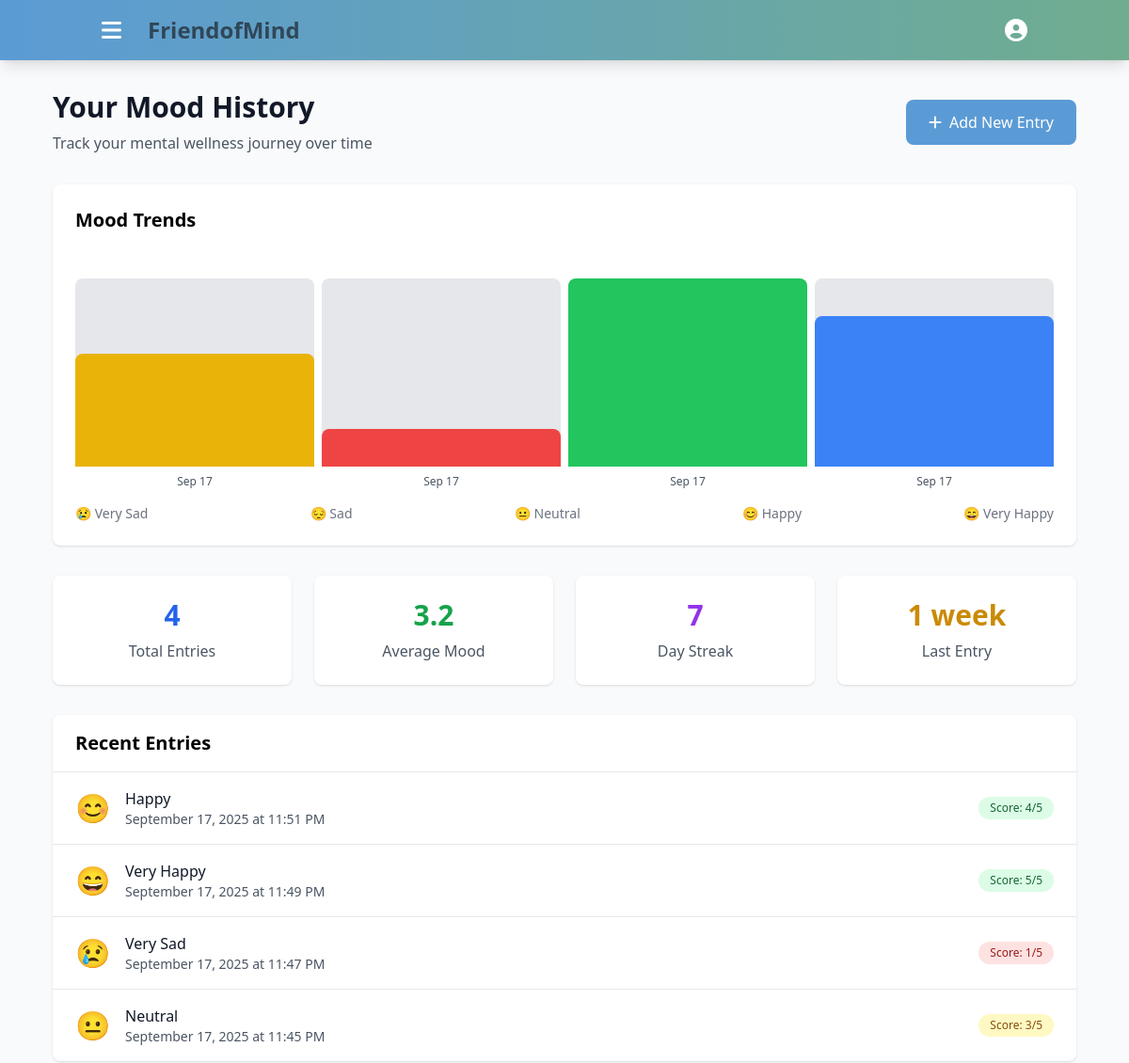
The page /mood/history/ (signed in, upper part) on the database as committed earlier.
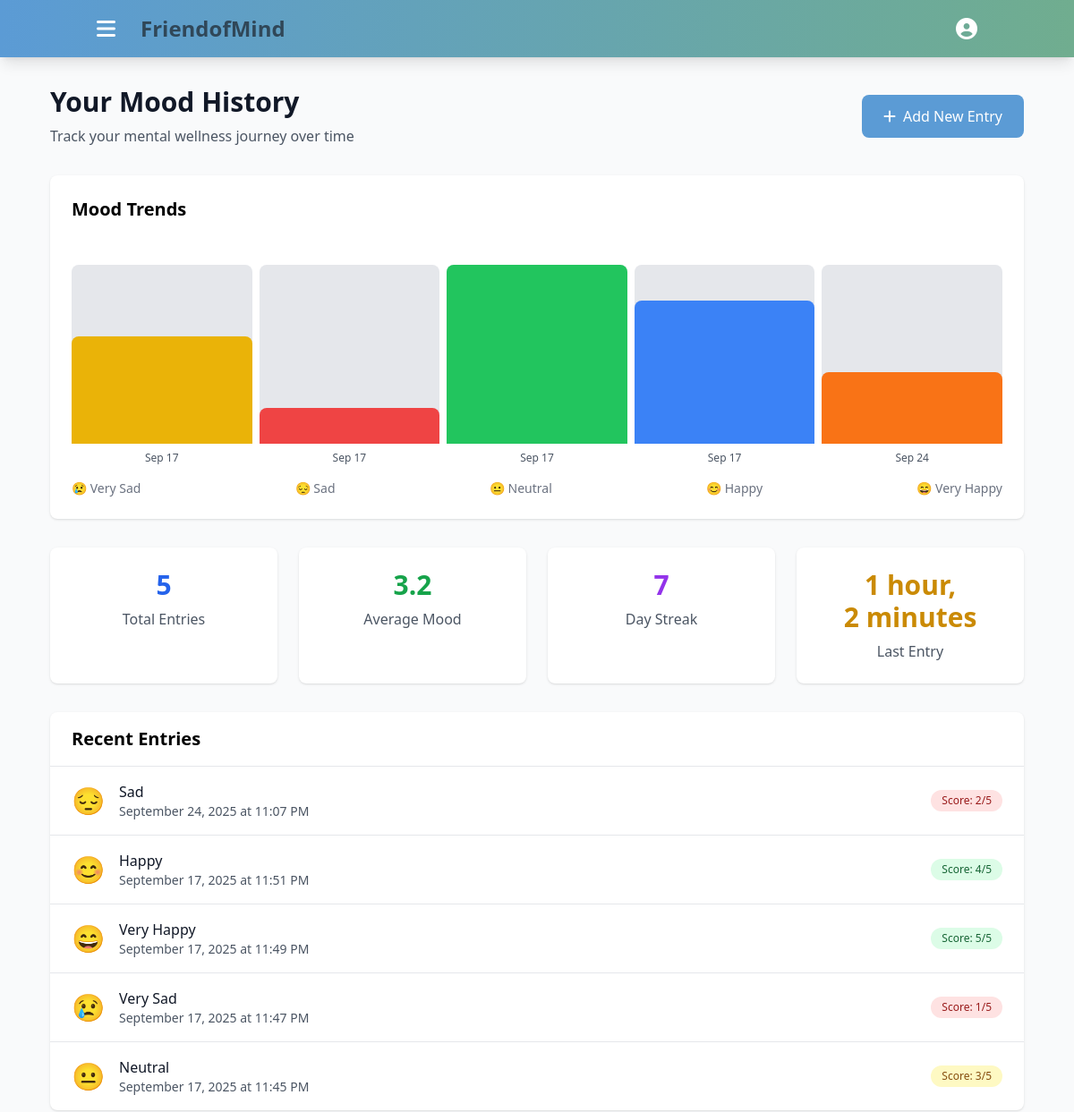
The same page on the database as committed later.
### core/models.py (models this page shows, shortened)
class MoodEntry(models.Model):
    MOOD_CHOICES = [
        (1, 'Very Sad'),
        (2, 'Sad'),
        (3, 'Neutral'),
        (4, 'Happy'),
        (5, 'Very Happy')
    ]
    user = models.ForeignKey(User, on_delete=models.CASCADE)
    mood = models.IntegerField(choices=MOOD_CHOICES)
    notes = models.TextField(blank=True)
    date = models.DateTimeField(default=timezone.now)
    class Meta:
        ordering = ['-date']

### core/views.py (the view)
# urls.py: path('mood/history/', views.MoodHistoryView.as_view(), name='mood_history'),
class MoodHistoryView(LoginRequiredMixin, ListView):
    model = MoodEntry
    template_name = 'core/mood_history.html'
    context_object_name = 'mood_entries'
    paginate_by = 20
    def get_queryset(self):
        return MoodEntry.objects.filter(user=self.request.user)

### templates/core/mood_history.html (shortened to what this page needs)
{% extends 'base.html' %}
{% block content %}
<div class="max-w-6xl mx-auto px-4 sm:px-6 lg:px-8 py-8">
    <div class="flex justify-between items-center mb-8">
        <div>
            <h1 class="text-3xl font-bold text-gray-900">Your Mood History</h1>
            <p class="text-gray-600 mt-2">Track your mental wellness journey over time</p>
        </div>
        <a href="{% url 'core:add_mood' %}"
           class="bg-primary hover:bg-blue-700 text-white px-6 py-3 rounded-lg transition duration-200">
            <i class="fas fa-plus mr-2"></i>Add New Entry
        </a>
    </div>
    {% if mood_entries %}
    <div class="bg-white rounded-lg shadow p-6 mb-8">
        <h2 class="text-xl font-semibold mb-4">Mood Trends</h2>
        <div class="h-64 flex items-end justify-between space-x-2">
            {% for entry in mood_entries|slice:":14" reversed %}
            <div class="flex flex-col items-center flex-1">
                <div class="w-full bg-gray-200 rounded-t-lg relative" style="height: 200px;">
                    <div class="absolute bottom-0 w-full rounded-t-lg transition-all duration-300
                                {% if entry.mood == 5 %}bg-green-500
                                {% elif entry.mood == 4 %}bg-blue-500
                                {% elif entry.mood == 3 %}bg-yellow-500
                                {% elif entry.mood == 2 %}bg-orange-500
                                {% else %}bg-red-500
                                {% endif %}"
                         style="height: {% if entry.mood == 5 %}200px{% elif entry.mood == 4 %}160px{% elif entry.mood == 3 %}120px{% elif entry.mood == 2 %}80px{% else %}40px{% endif %};"></div>
                </div>
                <div class="text-xs text-gray-600 mt-2 text-center">
                    {{ entry.date|date:"M j" }}
                </div>
            </div>
            {% endfor %}
        </div>
        <div class="flex justify-between text-sm text-gray-500 mt-4">
            <span>😢 Very Sad</span>
            <span>😔 Sad</span>
            <span>😐 Neutral</span>
            <span>😊 Happy</span>
            <span>😄 Very Happy</span>
        </div>
    </div>
    <div class="grid grid-cols-1 md:grid-cols-4 gap-6 mb-8">
        <div class="bg-white rounded-lg shadow p-6 text-center">
            <div class="text-3xl font-bold text-blue-600 mb-2">{{ mood_entries.count }}</div>
            <div class="text-gray-600">Total Entries</div>
        </div>
        <div class="bg-white rounded-lg shadow p-6 text-center">
            <div class="text-3xl font-bold text-green-600 mb-2">
                {% if mood_entries %}3.2{% else %}0{% endif %}
            </div>
            <div class="text-gray-600">Average Mood</div>
        </div>
        <div class="bg-white rounded-lg shadow p-6 text-center">
            <div class="text-3xl font-bold text-purple-600 mb-2">7</div>
            <div class="text-gray-600">Day Streak</div>
        </div>
        <div class="bg-white rounded-lg shadow p-6 text-center">
            <div class="text-3xl font-bold text-yellow-600 mb-2">
                {% if mood_entries %}{{ mood_entries.first.date|timesince }}{% else %}N/A{% endif %}
            </div>
            <div class="text-gray-600">Last Entry</div>
        </div>
    </div>
    <div class="bg-white rounded-lg shadow">
        <div class="px-6 py-4 border-b border-gray-200">
            <h2 class="text-xl font-semibold">Recent Entries</h2>
        </div>
        <div class="divide-y divide-gray-200">
            {% for entry in mood_entries %}
            <div class="px-6 py-4 hover:bg-gray-50 transition duration-200">
                <div class="flex items-center justify-between">
                    <div class="flex items-center space-x-4">
                        <div class="text-3xl">
                            {% if entry.mood == 5 %}😄
                            {% elif entry.mood == 4 %}😊
                            {% elif entry.mood == 3 %}😐
                            {% elif entry.mood == 2 %}😔
                            {% else %}😢
                            {% endif %}
                        </div>
                        <div>
                            <div class="font-medium text-gray-900">{{ entry.get_mood_display }}</div>
                            <div class="text-sm text-gray-600">
                                {{ entry.date|date:"F j, Y" }} at {{ entry.date|time:"g:i A" }}
                            </div>
                        </div>
                    </div>
                    <div class="flex items-center space-x-2">
                        <div class="px-3 py-1 rounded-full text-xs font-medium
                                    {% if entry.mood >= 4 %}bg-green-100 text-green-800
                                    {% elif entry.mood == 3 %}bg-yellow-100 text-yellow-800
                                    {% else %}bg-red-100 text-red-800
                                    {% endif %}">
                            Score: {{ entry.mood }}/5
                        </div>
                    </div>
                </div>
            </div>
            {% endfor %}
        </div>
    </div>
    {% endif %}
</div>
{% endblock %}

### templates/base.html (shortened to what this page needs)
<!DOCTYPE html>
<html lang="en">
<head>
    <script src="https://cdn.tailwindcss.com"></script>
    <link rel="stylesheet" href="https://cdnjs.cloudflare.com/ajax/libs/font-awesome/6.4.0/css/all.min.css">
</head>
<body class="bg-gray-50 min-h-screen">
    <nav class="bg-gradient-to-r from-primary to-secondary shadow-lg">
        <div class="max-w-8xl mx-auto px-16 sm:px-20 lg:px-24">
            <div class="flex justify-between h-16">
                <div class="flex items-center">
                    {% if user.is_authenticated %}
                        <div class="relative group mr-4">
                            <button class="text-white hover:text-gray-200 px-3 py-2 rounded-md flex items-center">
                                <i class="fas fa-bars text-2xl"></i>
                            </button>
                        </div>
                    {% endif %}
                    <a href="{% url 'core:landing' %}" class="text-[#304758] text-2xl">
                        <span class="font-bold">FriendofMind</span>
                    </a>
                </div>
                <div class="flex items-center space-x-6">
                    {% if user.is_authenticated %}
                        <div class="relative group">
                            <button class="text-white hover:text-gray-200 px-3 py-2 rounded-md flex items-center">
                                <i class="fas fa-user-circle text-2xl"></i>
                            </button>
                        </div>
                    {% else %}
                        <button onclick="openLoginModal()" class="text-white hover:text-gray-200 px-3 py-2 rounded-md text-lg font-medium">Log In</button>
                        <button onclick="openHelpModal()" class="bg-blue-600 hover:bg-blue-700 text-white px-6 py-3 rounded-md text-lg font-semibold">
                            Get Help Now
                        </button>
                    {% endif %}
                </div>
            </div>
        </div>
    </nav>
    <main>
        {% block content %}{% endblock %}
    </main>
</body>
</html>

### templates/base.html (style rules this page uses)
html { scroll-behavior: smooth; }

Rows that differ between the two databases and show on the page:
added MoodEntry: date "Sep 24", first "1 hour, 2 minutes", mood "Sad", date "September 24, 2025", date "11:07 PM", mood "2"
Other text that changed with them:
{{ mood_entries.count }}: "4" → "5"
{{ mood_entries.first.date|timesince }}: "1 week" → "1 hour, 2 minutes"
